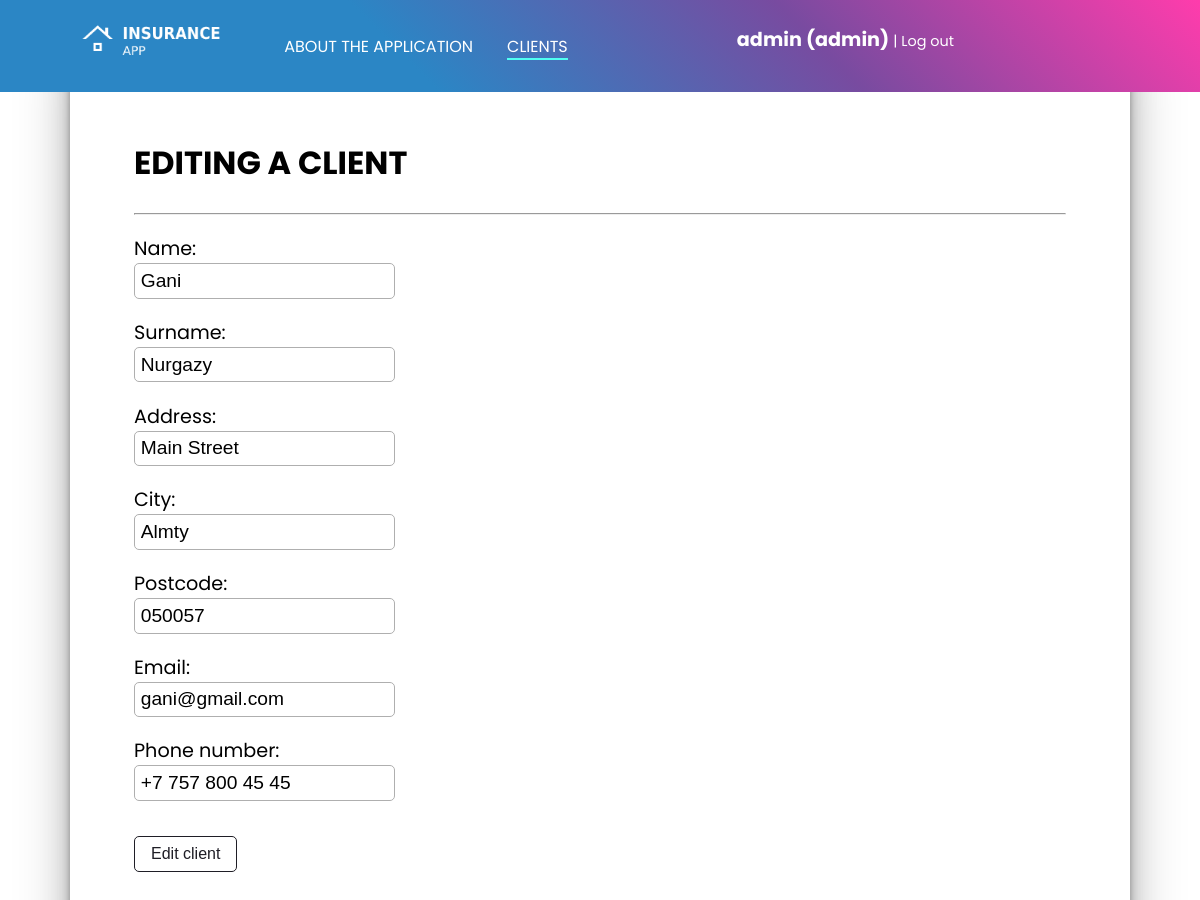
The app's page /policyholders/24/edit/ (signed in) with its own data.
### clients/models.py (models this page shows, shortened)
class Client(models.Model):
    name = models.CharField(max_length=200, verbose_name="Name")
    surname = models.CharField(max_length=200, verbose_name="Surname")
    street_address = models.CharField(max_length=200, verbose_name="Address")
    city = models.CharField(max_length=100, verbose_name="City")
    postal_code = models.CharField(max_length=6, verbose_name="Postcode")
    email = models.EmailField(max_length=200, verbose_name="Email")
    phone_number = models.CharField(max_length=16, verbose_name="Phone number")

### clients/views.py (the view)
# urls.py: path("policyholders/<int:pk>/edit/", views.edit_client, name="edit-client"),
@staff_member_required(login_url="/login/")
def edit_client(request, pk):
    client = Client.objects.get(id=pk)
    form = CreateClientForm(instance=client)
    if request.method == "POST":
        form = CreateClientForm(request.POST, instance=client)
        if form.is_valid:
            form.save()
            return redirect(f"/policyholders")
    return render(request, "clients/client_edit.html", {
        "client": client,
        "form": form
    })

### clients/forms.py
class CreateClientForm(forms.ModelForm):
    class Meta:
        model = Client
        fields = ["name", "surname", "street_address", "city", "postal_code", "email", "phone_number"]

### clients/templates/clients/client_edit.html (shortened to what this page needs)
{% extends 'clients/layout.html' %}
{% block navigation %}
<li><a  href="{% url 'clients:index' %}">About the application</a></li>
<li><a class="active" href="{% url 'clients:list-all-clients' %}">Clients</a></li>
{% endblock navigation %}
{% block section %}
<h1>Editing a client</h1><hr>
    <form action="" method="post">
        {{ form.as_p }}
        <input class="custom-btn" type="submit" value="Edit client">
    </form>
{% endblock section %}

### clients/templates/clients/layout.html (shortened to what this page needs)
{% load static %}
<!DOCTYPE html>
<html lang="cs-cz">
<head>
    <link rel="stylesheet" href="{% static 'clients/styles.css' %}">
</head>
<body>
    <header>
        <div id="header-content" class="container">
            <a href="{% url 'clients:index' %}"><img src="{% static 'clients/app_logo.png' %}" height="50px" alt=""></a>
            <nav>
                <ul>
                    {% block navigation %}{% endblock navigation %}
                </ul>
            </nav>
            <div id="login-logout-bar" class="container">
            {% if user.is_authenticated %}
                <p id="username">{{ request.user.username }} {% if user.is_staff %} (admin) {% endif %}</p><a href="{% url 'logout' %}" class="login-logout">| Log out</a>
            {% else %}
                <a href="{% url 'login' %}" class="login-logout">Sign in </a><a href="{% url 'register' %}" id="register-btn">Register</a>
            {% endif %}
        </div>
        </div>
    </header>
    <section class="container">
        {% block section %}
        {% endblock section %}
    </section>
</body>
</html>

### clients/static/clients/styles.css (style rules this page uses)
:root { --main: background-color: #FF3CAC; --main: linear-gradient(225deg, #FF3CAC 0%, #784BA0 33%, #2B86C5 66%); background-image: linear-gradient(0deg, #D9AFD9 0%, #97D9E1 100%); --box: linear-gradient(45deg, #22c1c3 0%, #fdbb2d 100%); }
body { padding: 0; margin: 0; box-sizing: border-box; font-family: Poppins, sans-serif; background: #fff; min-height: 100vh; }
h1 { font-size: 2em; }
h1, h2, h3 { text-transform: uppercase; }
a { text-decoration: none; color:black; }
p { font-size: 1.2em; }
header { min-height: 2 em; width: 100vw; background: var(--main); color: white; position: fixed; z-index:1; padding: 17px 0px 0px 0px; }
#login-logout-bar { text-align: right; padding: 0.5em 2em 0 0; }
#username { display: inline; font-weight: bold; }
.login-logout { display: inline; text-decoration: none; color: white; font-size: 0.9em; transition: all 0.2s ease; }
#header-content { display: flex; padding: 0 0 0 1em; margin-top: 0; }
#header-content ul, #header-content h1 { padding-top: 0; margin-top: 0; }
nav ul { display: flex; flex-direction: row; }
nav ul li { padding: 1px; margin: 1em; list-style-type: none; text-transform: uppercase; }
nav ul li a { text-decoration: none; color: white; border-bottom: 2px solid transparent; transition: all 0.2s ease; }
.active { border-bottom: 2px solid #4FFFF3; }
section { box-sizing: border-box; background: #fff; min-height: 90vh; padding: 4em; padding-top: 7em; border-top: 0; border-radius: 0 0 10px 10px; box-shadow: rgba(0, 0, 0, 0.24) 0px 3px 8px; box-shadow: rgba(0, 0, 0, 0.25) 0px 54px 55px, rgba(0, 0, 0, 0.12) 0px -12px 30px, rgba(0, 0, 0, 0.12) 0px 4px 6px, rgba(0, 0, 0, 0.17) 0px 12px 13px, rgba(0, 0, 0, 0.09) 0px -3px 5px; }
.container { max-width: 1060px; margin: 0 auto; }
.custom-btn { font-size: 1em; text-decoration: none; cursor: pointer; color: #1F1E26; background: transparent; border: 1px solid #1F1E26; border-radius: 5px; padding: 0.5em 1em; margin: 1em 0; transition: all 0.2s ease; }
label { display: block; }
input, #id_insurance_type { border: 1px solid rgb(175, 175, 175); border-radius: 5px; font-size: 1em; padding: 0.3em; background: transparent; }

### records on screen
Client: name "Gani", surname "Nurgazy", street_address "Main Street", city "Almty", postal_code "050057", email "gani@gmail.com", phone_number "+7 757 800 45 45"

### other values on screen
{{ request.user.username }} "admin"
